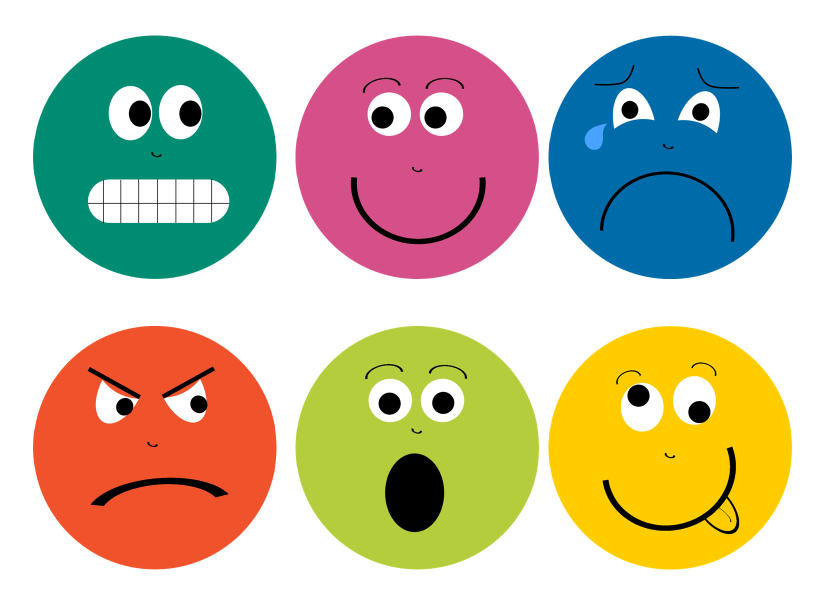
#> input picture Section2_EmotionDetection/images/emotion/smiley.png, 1645 x 1225 px (shown at 1/2 size)
$ jupyter execute --allow-errors Emotion_Recognition.ipynb   (shell and % lines are left out)
#> lines starting #> are read from the running program, lines starting #| are printed output that depends on the picture; after the words box and inside, x2 and y2 are one past the last pixel; in counts of white or black regions, pixels touching at a corner belong together
### 1. Testing the Development Environment

[cell 1]
import cv2
import numpy as np
import dlib

# Checking the OpenCV version
print("OpenCV version", cv2.__version__)

# Checking the Numpy version
print("Numpy version", np.__version__)

# Checking the dlib version
print("Dlib version", dlib.__version__)

### 2. Extracting the Smiley faces using Hough Circles from Image

Emotions:

[cell 2]
import os
import cv2
import numpy as np
from matplotlib import pyplot as plt
from matplotlib import image as mpimg


IMG_SRC = os.path.join("images","emotion","smiley.png")

img = mpimg.imread(IMG_SRC)
#> img is the input picture: shape (1225, 1645, 4) float32; mean R, G, B, A 0.775, 0.741, 0.651, 1
#img = img[:,:,:3]

print(img.shape)
#| (1225, 1645, 4)

kernel = np.ones((3,3),np.uint8)

gray = np.uint8(cv2.cvtColor(img,cv2.COLOR_RGBA2GRAY))
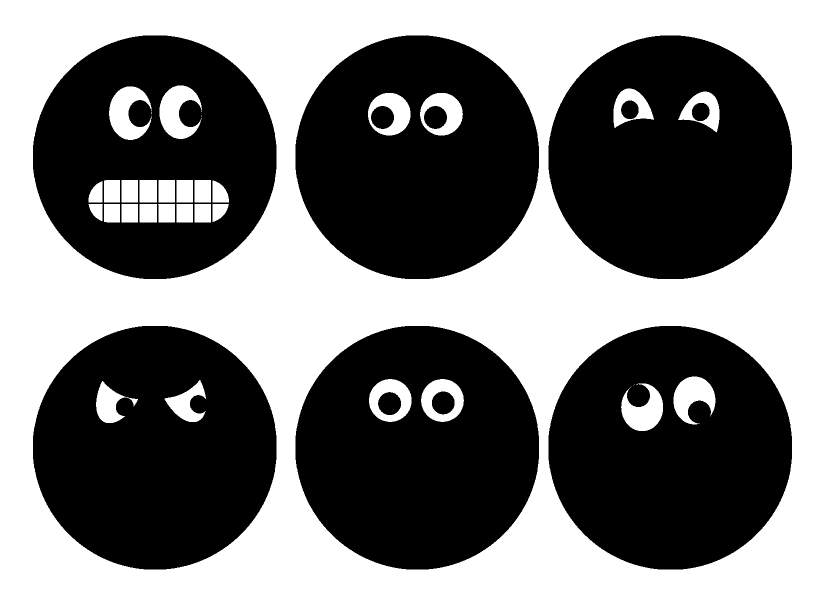
#> gray: shape (1225, 1645) (shown at 1/2 size); values 0 (black) and 1 (white), 47.6% white; 33 white regions (4 under 20 px), largest, box (x1, y1, x2, y2) and area: (0, 0, 1645, 1225) 891284, (319, 171, 404, 278) 5247, (218, 173, 303, 280) 5247

ret, thresh = cv2.threshold(gray,0,255,cv2.THRESH_BINARY_INV+cv2.THRESH_OTSU)
#> ret = 0

dilation = cv2.dilate(thresh,kernel,iterations = 7)
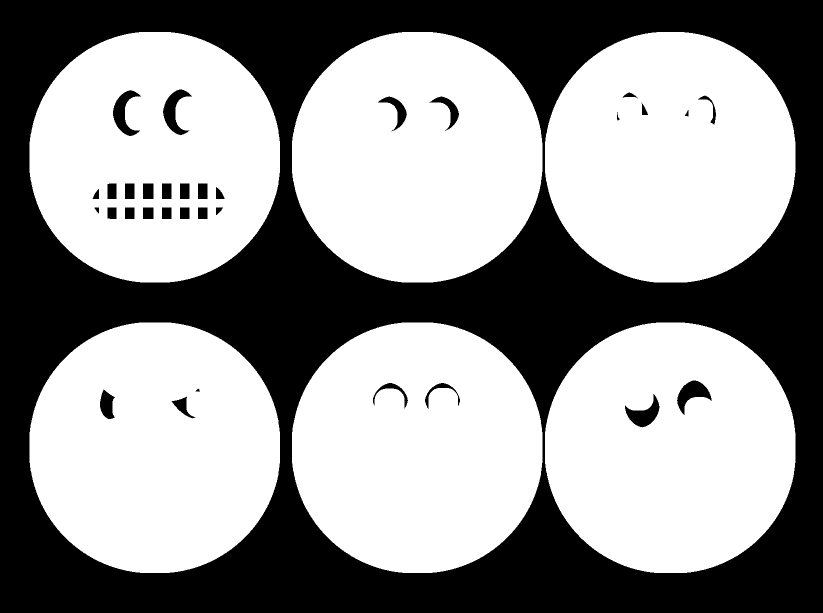
#> dilation: shape (1225, 1645) (shown at 1/2 size); 58.8% white; 34 black regions (1 under 20 px), largest, box (x1, y1, x2, y2) and area: (0, 0, 1645, 1225) 808292, (326, 179, 384, 270) 2213, (226, 180, 282, 272) 2179

circles = cv2.HoughCircles(dilation,cv2.HOUGH_GRADIENT,1,600,
                            param1=100,param2=20,minRadius=240,maxRadius=0)
#> circles = [[309.5, 314.5, 253.5], [834.5, 893.5, 252.6], [1338.5, 314.5, 252.4], [231.5, 911.5, 351.4]]
print(circles)
#| [[[ 309.5  314.5  253.5]
#|   [ 834.5  893.5  252.6]
#|   [1338.5  314.5  252.4]
#|   [ 231.5  911.5  351.4]]]

circles = np.uint16(np.around(circles))[0]
#> circles = [[310, 314, 254], [834, 894, 253], [1338, 314, 252], [232, 912, 351]]
print(circles)
#| [[ 310  314  254]
#|  [ 834  894  253]
#|  [1338  314  252]
#|  [ 232  912  351]]

for i in circles:
    print(i)
    # draw the outer circle
    cv2.circle(img,(i[0],i[1]),i[2],255,5)
#> this loop made 4 passes
#| [310 314 254]
#| [834 894 253]
#| [1338  314  252]
#| [232 912 351]

#plt.imshow(edged, cmap='gray')
#plt.imshow(sure_bg,cmap="gray")
#plt.imshow(dilation,cmap="gray")
plt.imshow(img)

plt.show()

[cell 3]
import os
import cv2
import numpy as np
from matplotlib import pyplot as plt
from matplotlib import image as mpimg


IMG_SRC = os.path.join("images","emotion")

EMOJI_IDX = [6,1,2,4,3,5]

img = mpimg.imread(os.path.join(IMG_SRC,"smiley.png"))

shape = img.shape
#> shape = (1225, 1645, 4)

count = 0
for i in range(0,img.shape[1],600):
    for j in range(0,shape[0],550):
        count += 1
        if count > 6:
            break
        if j == 0:
            image = img[i:i+600, j:j+590]
            plt.imshow(image)
        else:
            image = img[i:i+600, j:j+550]
            plt.imshow(image)

        filename = "{0}.png".format(EMOJI_IDX[count-1])

        cv2.imwrite(os.path.join(IMG_SRC,filename), image)
        plt.xticks([]),plt.yticks([])

        plt.show()
#> this loop made 3 passes
#> pass 1, `cv2.imwrite(os.path.join(IMG_SRC,filename), image)`:
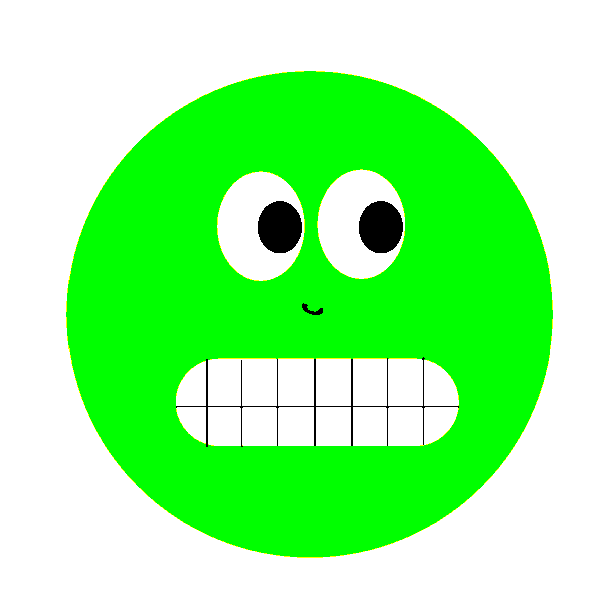
#> saved as 6.png: shape (600, 590, 4); mean B, G, R, A 0.567, 0.986, 0.571, 1; drawn with 1 as white
#> pass 1, `cv2.imwrite(os.path.join(IMG_SRC,filename), image)`:
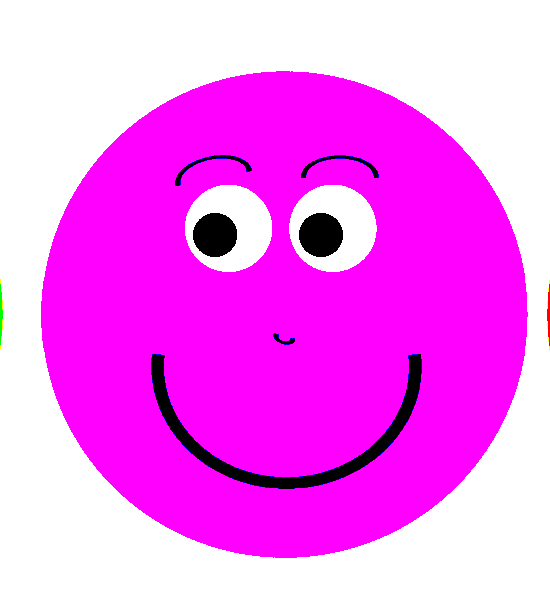
#> saved as 1.png: shape (600, 550, 4); mean B, G, R, A 0.973, 0.463, 0.972, 1; drawn with 1 as white
#> pass 1, `plt.show()`:
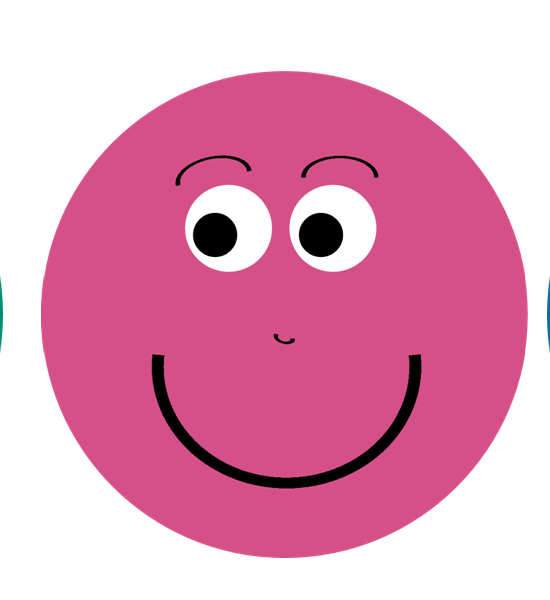
#> shown: shape (600, 550, 4) float32; mean R, G, B, A 0.887, 0.622, 0.736, 1
#> pass 1, `cv2.imwrite(os.path.join(IMG_SRC,filename), image)`:
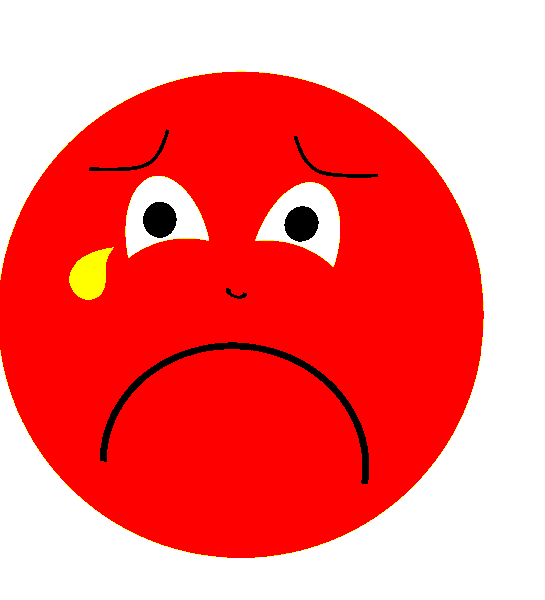
#> saved as 2.png: shape (600, 545, 4); mean B, G, R, A 0.451, 0.458, 0.983, 1; drawn with 1 as white
#> pass 1, `plt.show()`:
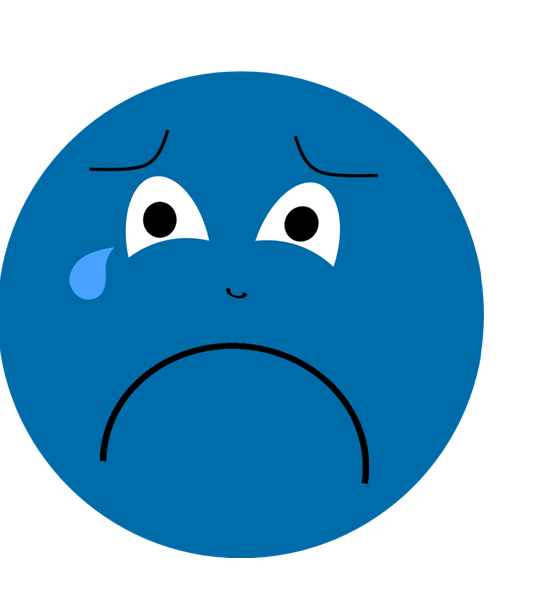
#> shown: shape (600, 545, 4) float32; mean R, G, B, A 0.453, 0.677, 0.804, 1
#> pass 2, `cv2.imwrite(os.path.join(IMG_SRC,filename), image)`:
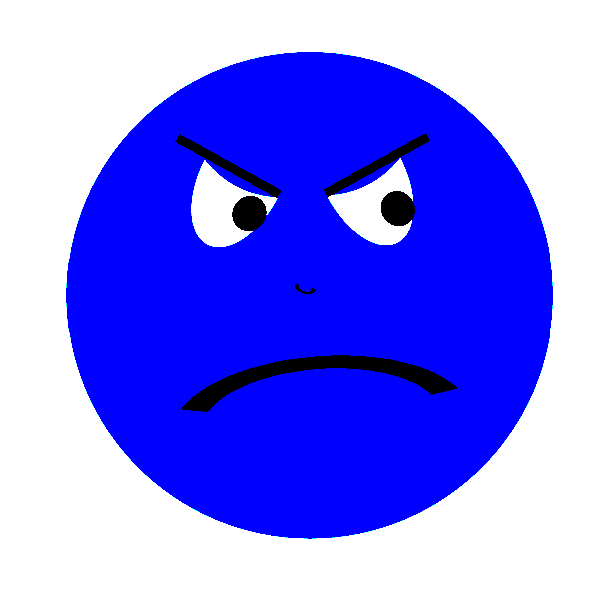
#> saved as 4.png: shape (600, 590, 4); mean B, G, R, A 0.977, 0.494, 0.493, 1; drawn with 1 as white
#> pass 2, `plt.show()`:
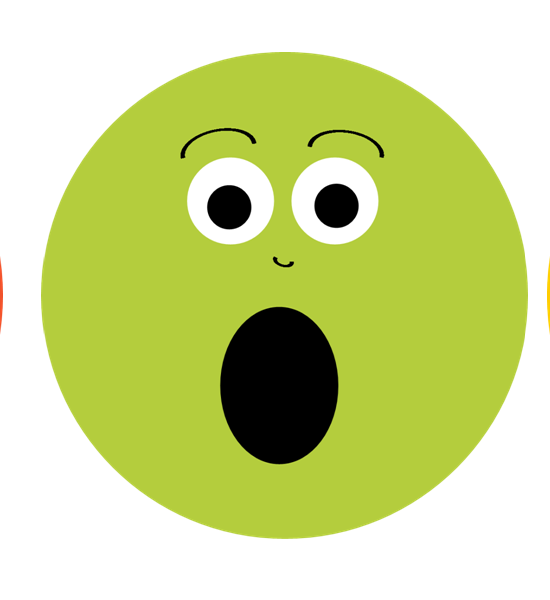
#> shown: shape (600, 550, 4) float32; mean R, G, B, A 0.802, 0.848, 0.578, 1
#> pass 2, `plt.show()`:
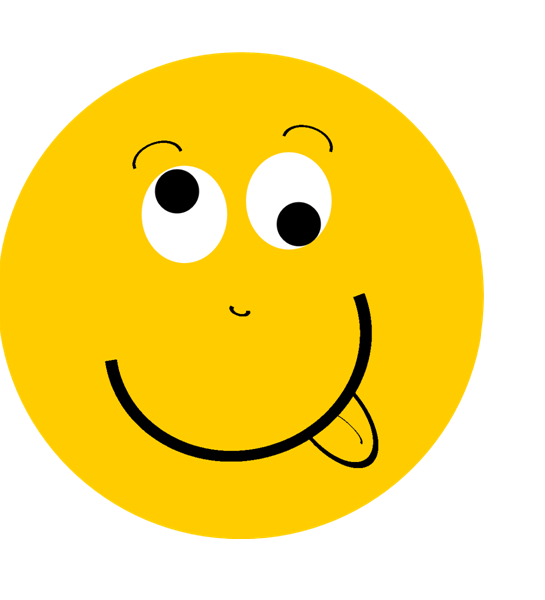
#> shown: shape (600, 545, 4) float32; mean R, G, B, A 0.973, 0.87, 0.462, 1
#> after the loop, count = 7

# TODOS:
# 1. center the images
# 2. transparent background

$ run again, with Section2_EmotionDetection/images/emotion/2.jpg saved as Section2_EmotionDetection/images/emotion/smiley.png
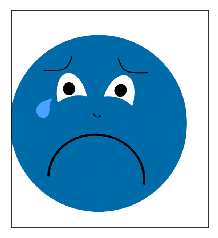
#> input picture Section2_EmotionDetection/images/emotion/2.jpg, 218 x 238 px
#> img is the input picture: shape (238, 218, 4) float32; mean R, G, B, A 0.532, 0.717, 0.825, 0.831
#| (238, 218, 4)
#> `gray = np.uint8(cv2.cvtColor(img,cv2.COLOR_RGBA2GRAY))`:
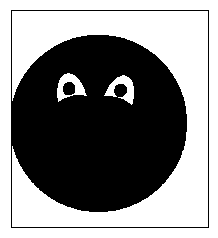
#> gray: shape (238, 218); values 0 (black) and 1 (white), 52.4% white; 2 black regions, box (x1, y1, x2, y2) and area: (11, 10, 209, 228) 24567, (63, 82, 75, 95) 134
#> ret = 0
#> dilation: shape (238, 218); 78.9% white; 2 black regions, box (x1, y1, x2, y2) and area: (19, 18, 201, 220) 8239, (0, 0, 218, 238) 2700
#> circles = None
#| None
#> the loop `for i in range(0,img.shape[1],600):` made 1 pass
#> pass 1, `cv2.imwrite(os.path.join(IMG_SRC,filename), image)`:
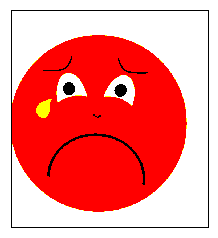
#> saved as 6.png: shape (238, 218, 4); mean B, G, R, A 0.528, 0.535, 0.97, 0.832; drawn with 1 as white
#> after the loop `for i in range(0,img.shape[1],600):`: count = 1

$ run again, with Section2_EmotionDetection/images/emotion/3.jpg saved as Section2_EmotionDetection/images/emotion/smiley.png
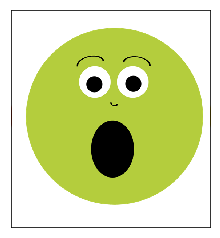
#> input picture Section2_EmotionDetection/images/emotion/3.jpg, 220 x 238 px
#> img is the input picture: shape (238, 220, 4) float32; mean R, G, B, A 0.822, 0.862, 0.635, 0.832
#| (238, 220, 4)
#> gray: shape (238, 220); values 0 (black) and 1 (white), 53.2% white; 4 black regions, box (x1, y1, x2, y2) and area: (26, 28, 203, 205) 23231, (11, 10, 211, 228) 832, (86, 76, 103, 93) 219, (125, 75, 142, 92) 216
#> ret = 0
#> dilation: shape (238, 220); 80.1% white; 3 black regions, box (x1, y1, x2, y2) and area: (19, 135, 203, 220) 4344, (19, 18, 203, 97) 3377, (0, 0, 220, 238) 2712
#> circles = None
#| None
#> the loop `for i in range(0,img.shape[1],600):` made 1 pass
#> pass 1, `cv2.imwrite(os.path.join(IMG_SRC,filename), image)`:
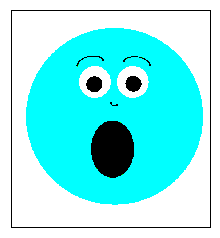
#> saved as 6.png: shape (238, 220, 4); mean B, G, R, A 0.938, 0.938, 0.538, 0.833; drawn with 1 as white
#> after the loop `for i in range(0,img.shape[1],600):`: count = 1
